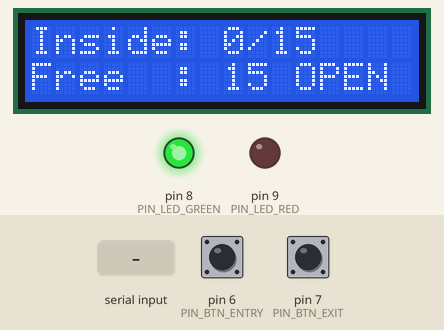
Simulated run of this sketch. Board: Arduino Uno, built with avr-gcc and run on an emulated ATmega328P. Parts: 16×2 character LCD, output pins drawn as LEDs (lit = HIGH). The test bench sets the inputs (shaded band); at power-on: pin 7 (PIN_BTN_EXIT) HIGH, pin 6 (PIN_BTN_ENTRY) HIGH. What the sketch prints to the serial monitor is not drawn.

Above: at 1.4 s.
1.5 s: pin 7 (PIN_BTN_EXIT) pulled LOW for 0.15 s
At 2.2 s:
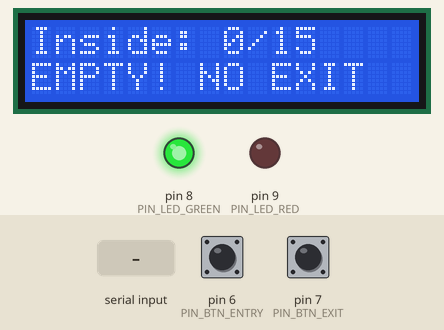
4.6 s: pin 6 (PIN_BTN_ENTRY) pulled LOW for 0.15 s
At 5.0 s:
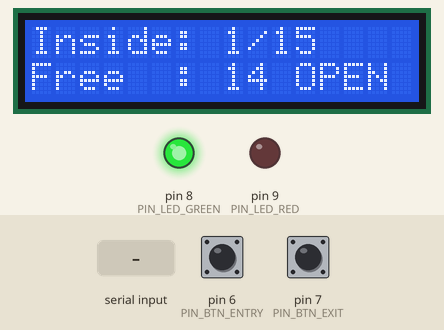
6.2 s: pin 6 (PIN_BTN_ENTRY) pulled LOW for 1 s
At 7.4 s:
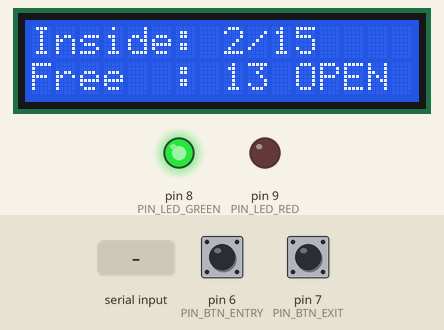
11.7 s: byte 114 ('r') received over Serial
At 12.2 s:
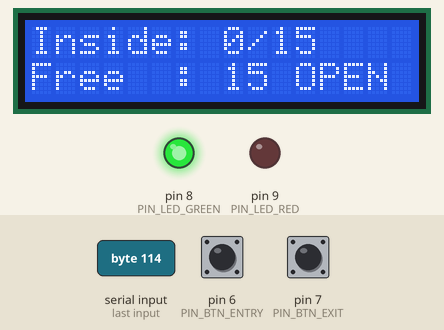
Timing chart, 0 to 14.2 s (numbered marks = the images above; inputs shaded):
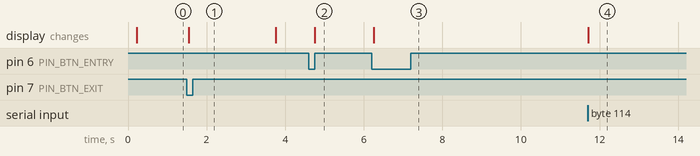

The sketch:

lab_hall_a_smart_occupancy_and_access_control1.ino
```cpp
#include <LiquidCrystal.h>
#include <stdlib.h>

#define FACILITY_NAME       "Lab Hall A"
#define FACILITY_CAPACITY   15
#define EVENT_LOG_SIZE      12

#define PIN_BTN_ENTRY       6
#define PIN_BTN_EXIT        7
#define PIN_LED_GREEN       8
#define PIN_LED_RED         9

#define DEBOUNCE_MS         40UL
#define LCD_PERIOD_MS       250UL
#define STATS_PERIOD_MS     15000UL
#define BANNER_MS           2000UL

LiquidCrystal lcd(12, 11, 5, 4, 3, 2);

enum EventType {
    EVT_ENTRY_OK = 0,
    EVT_EXIT_OK,
    EVT_ENTRY_DENIED,
    EVT_EXIT_DENIED
};

struct AccessEvent {
    unsigned long timestampMs;
    EventType     type;
    uint8_t       occupancyAfter;
};

struct Facility {
    const char   *name;
    uint8_t       capacity;
    uint8_t       occupants;
    uint8_t       peak;
    uint16_t      entriesOk;
    uint16_t      exitsOk;
    uint16_t      entriesDenied;
    uint16_t      exitsDenied;

    AccessEvent  *log;
    uint8_t       logSize;
    uint8_t       logHead;
    uint8_t       logCount;
};

struct DebouncedButton {
    uint8_t       pin;
    bool          lastRaw;
    bool          stable;
    unsigned long lastFlipMs;
};

enum OpResult { OP_OK = 0, OP_FULL, OP_EMPTY };

Facility        *hall = NULL;
DebouncedButton  btnEntry = { PIN_BTN_ENTRY, HIGH, HIGH, 0 };
DebouncedButton  btnExit  = { PIN_BTN_EXIT,  HIGH, HIGH, 0 };

unsigned long lastLcdMs     = 0;
unsigned long lastStatsMs   = 0;
unsigned long bannerUntilMs = 0;
const char   *bannerText    = "";

struct Facility *facilityCreate(const char *name, uint8_t capacity, uint8_t logSize);
void             facilityDestroy(struct Facility **fp);
uint8_t          personEnters(struct Facility *f);
uint8_t          personLeaves(struct Facility *f);
uint8_t          freeSpaces(const struct Facility *f);
bool             isFull(const struct Facility *f);
void             logEvent(struct Facility *f, uint8_t type);
bool             buttonPressed(struct DebouncedButton *b, unsigned long now);
void             refreshLeds(const struct Facility *f);
void             refreshLcd(const struct Facility *f, unsigned long now);
void             showBanner(const char *text, unsigned long now);
void             printStats(const struct Facility *f);
void             printEventLog(const struct Facility *f);
void             printHelp(void);
void             handleSerialCommand(unsigned long now);
const char      *eventName(uint8_t t);
void             fatalError(const char *msg);

void setup()
{
    Serial.begin(9600);

    pinMode(PIN_BTN_ENTRY, INPUT_PULLUP);
    pinMode(PIN_BTN_EXIT,  INPUT_PULLUP);
    pinMode(PIN_LED_GREEN, OUTPUT);
    pinMode(PIN_LED_RED,   OUTPUT);

    lcd.begin(16, 2);

    hall = facilityCreate(FACILITY_NAME, FACILITY_CAPACITY, EVENT_LOG_SIZE);
    if (hall == NULL)
        fatalError("malloc failed - cannot create facility record");

    Serial.println(F("=========================================="));
    Serial.println(F(" SMART OCCUPANCY & ACCESS CONTROL - READY"));
    Serial.println(F("=========================================="));
    Serial.print(F("Facility : ")); Serial.println(hall->name);
    Serial.print(F("Capacity : ")); Serial.println(hall->capacity);
    printHelp();

    refreshLeds(hall);
    refreshLcd(hall, millis());
}

void loop()
{
    unsigned long now = millis();

    if (buttonPressed(&btnEntry, now)) {
        if (personEnters(hall) == OP_OK) {
            Serial.print(F("[ENTRY] Accepted. Inside: "));
            Serial.print(hall->occupants);
            Serial.print(F(" | Free: "));
            Serial.println(freeSpaces(hall));
        } else {
            Serial.println(F("[ERROR] Entry rejected - facility is at MAXIMUM capacity."));
            showBanner("FULL! NO ENTRY  ", now);
        }
        refreshLeds(hall);
    }

    if (buttonPressed(&btnExit, now)) {
        if (personLeaves(hall) == OP_OK) {
            Serial.print(F("[EXIT ] Accepted. Inside: "));
            Serial.print(hall->occupants);
            Serial.print(F(" | Free: "));
            Serial.println(freeSpaces(hall));
        } else {
            Serial.println(F("[ERROR] Exit rejected - nobody is inside (count is 0)."));
            showBanner("EMPTY! NO EXIT  ", now);
        }
        refreshLeds(hall);
    }

    handleSerialCommand(now);

    if (now - lastLcdMs >= LCD_PERIOD_MS) {
        lastLcdMs = now;
        refreshLcd(hall, now);
    }

    if (now - lastStatsMs >= STATS_PERIOD_MS) {
        lastStatsMs = now;
        printStats(hall);
    }
}

struct Facility *facilityCreate(const char *name, uint8_t capacity, uint8_t logSize)
{
    Facility *f = (Facility *)malloc(sizeof(Facility));
    if (f == NULL)
        return NULL;

    f->log = (AccessEvent *)calloc(logSize, sizeof(AccessEvent));
    if (f->log == NULL) {
        free(f);
        return NULL;
    }

    f->name          = name;
    f->capacity      = capacity;
    f->occupants     = 0;
    f->peak          = 0;
    f->entriesOk     = 0;
    f->exitsOk       = 0;
    f->entriesDenied = 0;
    f->exitsDenied   = 0;
    f->logSize       = logSize;
    f->logHead       = 0;
    f->logCount      = 0;
    return f;
}

void facilityDestroy(struct Facility **fp)
{
    if (fp == NULL || *fp == NULL)
        return;
    free((*fp)->log);
    (*fp)->log = NULL;
    free(*fp);
    *fp = NULL;
}

uint8_t personEnters(struct Facility *f)
{
    if (isFull(f)) {
        f->entriesDenied++;
        logEvent(f, EVT_ENTRY_DENIED);
        return OP_FULL;
    }
    f->occupants++;
    f->entriesOk++;
    if (f->occupants > f->peak)
        f->peak = f->occupants;
    logEvent(f, EVT_ENTRY_OK);
    return OP_OK;
}

uint8_t personLeaves(struct Facility *f)
{
    if (f->occupants == 0) {
        f->exitsDenied++;
        logEvent(f, EVT_EXIT_DENIED);
        return OP_EMPTY;
    }
    f->occupants--;
    f->exitsOk++;
    logEvent(f, EVT_EXIT_OK);
    return OP_OK;
}

uint8_t freeSpaces(const struct Facility *f)
{
    return f->capacity - f->occupants;
}

bool isFull(const struct Facility *f)
{
    return f->occupants >= f->capacity;
}

void logEvent(struct Facility *f, uint8_t type)
{
    AccessEvent *slot = f->log + f->logHead;
    slot->timestampMs    = millis();
    slot->type           = (EventType)type;
    slot->occupancyAfter = f->occupants;

    f->logHead = (f->logHead + 1) % f->logSize;
    if (f->logCount < f->logSize)
        f->logCount++;
}

bool buttonPressed(struct DebouncedButton *b, unsigned long now)
{
    bool raw = digitalRead(b->pin);

    if (raw != b->lastRaw) {
        b->lastRaw    = raw;
        b->lastFlipMs = now;
        return false;
    }

    if ((now - b->lastFlipMs) >= DEBOUNCE_MS && raw != b->stable) {
        b->stable = raw;
        return (b->stable == LOW);
    }
    return false;
}

void refreshLeds(const struct Facility *f)
{
    bool full = isFull(f);
    digitalWrite(PIN_LED_GREEN, full ? LOW  : HIGH);
    digitalWrite(PIN_LED_RED,   full ? HIGH : LOW);
}

void showBanner(const char *text, unsigned long now)
{
    bannerText    = text;
    bannerUntilMs = now + BANNER_MS;
    refreshLcd(hall, now);
}

void refreshLcd(const struct Facility *f, unsigned long now)
{
    char line[17];

    snprintf(line, sizeof(line), "Inside: %u/%u", f->occupants, f->capacity);
    lcd.setCursor(0, 0);
    lcd.print(line);
    for (uint8_t i = strlen(line); i < 16; i++) lcd.print(' ');

    lcd.setCursor(0, 1);
    if (bannerUntilMs != 0 && (long)(bannerUntilMs - now) > 0) {
        lcd.print(bannerText);
        return;
    }
    bannerUntilMs = 0;

    snprintf(line, sizeof(line), "Free  : %-2u %s",
             freeSpaces(f), isFull(f) ? "FULL" : "OPEN");
    lcd.print(line);
    for (uint8_t i = strlen(line); i < 16; i++) lcd.print(' ');
}

void printStats(const struct Facility *f)
{
    Serial.println(F("------------- OCCUPANCY STATISTICS -------------"));
    Serial.print(F("Facility         : ")); Serial.println(f->name);
    Serial.print(F("Currently inside : ")); Serial.print(f->occupants);
    Serial.print(F(" / "));                 Serial.println(f->capacity);
    Serial.print(F("Remaining space  : ")); Serial.println(freeSpaces(f));
    Serial.print(F("Utilisation      : "));
    Serial.print((100UL * f->occupants) / f->capacity); Serial.println(F(" %"));
    Serial.print(F("Peak occupancy   : ")); Serial.println(f->peak);
    Serial.print(F("Entries accepted : ")); Serial.println(f->entriesOk);
    Serial.print(F("Exits accepted   : ")); Serial.println(f->exitsOk);
    Serial.print(F("Entries rejected : ")); Serial.println(f->entriesDenied);
    Serial.print(F("Exits rejected   : ")); Serial.println(f->exitsDenied);
    Serial.print(F("Status           : "));
    Serial.println(isFull(f) ? F("FULL (red LED)") : F("AVAILABLE (green LED)"));
    Serial.println(F("------------------------------------------------"));
}

void printEventLog(const struct Facility *f)
{
    Serial.println(F("--------------- RECENT EVENTS ------------------"));
    if (f->logCount == 0) {
        Serial.println(F("(no events yet)"));
        return;
    }
    uint8_t start = (f->logHead + f->logSize - f->logCount) % f->logSize;
    for (uint8_t i = 0; i < f->logCount; i++) {
        const AccessEvent *e = &f->log[(start + i) % f->logSize];
        Serial.print(F("t="));
        Serial.print(e->timestampMs / 1000.0, 1);
        Serial.print(F("s  "));
        Serial.print(eventName(e->type));
        Serial.print(F("  -> inside="));
        Serial.println(e->occupancyAfter);
    }
    Serial.println(F("------------------------------------------------"));
}

void printHelp(void)
{
    Serial.println(F("Commands: s=stats  l=event log  r=reset  h=help"));
}

void handleSerialCommand(unsigned long now)
{
    if (!Serial.available())
        return;

    char c = Serial.read();
    switch (c) {
    case 's': case 'S': printStats(hall);    break;
    case 'l': case 'L': printEventLog(hall); break;
    case 'h': case 'H': printHelp();         break;
    case 'r': case 'R':
        facilityDestroy(&hall);
        hall = facilityCreate(FACILITY_NAME, FACILITY_CAPACITY, EVENT_LOG_SIZE);
        if (hall == NULL)
            fatalError("malloc failed during reset");
        Serial.println(F("[RESET] Records released and re-allocated. Count = 0."));
        refreshLeds(hall);
        refreshLcd(hall, now);
        break;
    case '\n': case '\r': case ' ':
        break;
    default:
        Serial.print(F("[ERROR] Unknown command '"));
        Serial.print(c);
        Serial.println(F("'. Type h for help."));
    }
}

const char *eventName(uint8_t t)
{
    switch (t) {
    case EVT_ENTRY_OK:     return "ENTRY  accepted";
    case EVT_EXIT_OK:      return "EXIT   accepted";
    case EVT_ENTRY_DENIED: return "ENTRY  REJECTED (full)";
    case EVT_EXIT_DENIED:  return "EXIT   REJECTED (empty)";
    }
    return "UNKNOWN";
}

void fatalError(const char *msg)
{
    Serial.print(F("[FATAL] "));
    Serial.println(msg);
    digitalWrite(PIN_LED_GREEN, LOW);
    digitalWrite(PIN_LED_RED, HIGH);
    lcd.clear();
    lcd.print("SYSTEM ERROR");
    lcd.setCursor(0, 1);
    lcd.print("Memory failure");
    for (;;) {   }
}
```

Measured:
- after the input at 1.5 s, the display: changes at once (image 1)
- after the input at 4.6 s, the display: changes after 0.16 s (image 2)
- after the input at 6.2 s, the display: changes after 0.06 s (image 3)
- after the input at 11.7 s, the display: changes at once (image 4)
